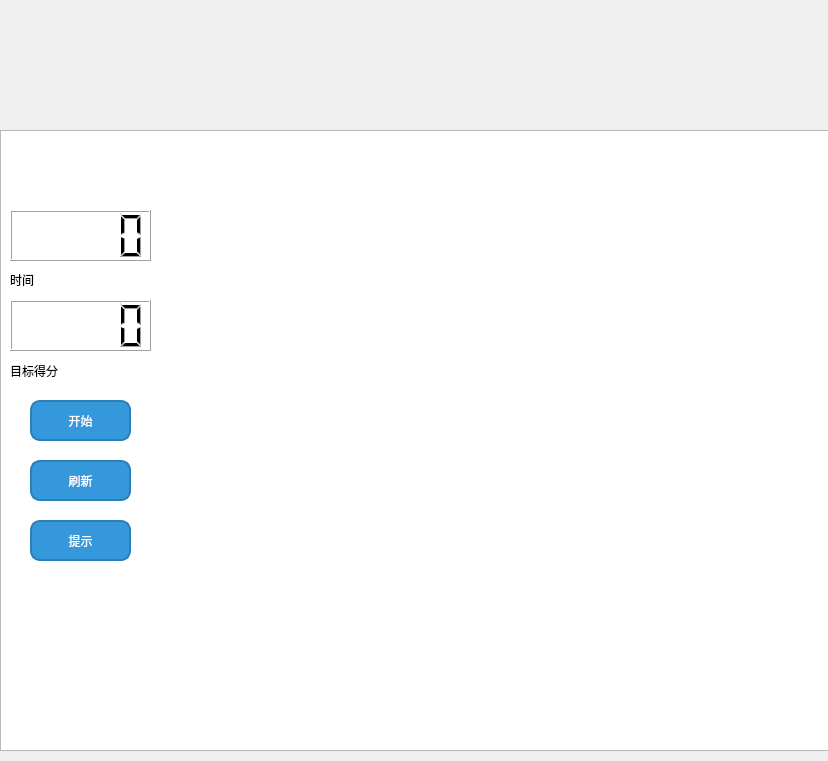
<?xml version="1.0" encoding="UTF-8"?>
<ui version="4.0">
 <class>Play</class>
 <widget class="QWidget" name="Play">
  <property name="geometry">
   <rect>
    <x>0</x>
    <y>0</y>
    <width>828</width>
    <height>761</height>
   </rect>
  </property>
  <property name="windowTitle">
   <string>Form</string>
  </property>
  <widget class="QGraphicsView" name="graphicsView">
   <property name="geometry">
    <rect>
     <x>0</x>
     <y>130</y>
     <width>831</width>
     <height>621</height>
    </rect>
   </property>
   <property name="styleSheet">
    <string notr="true">background-image: url(:/new/prefix1/media/media/board.png);</string>
   </property>
  </widget>
  <widget class="QLabel" name="label">
   <property name="geometry">
    <rect>
     <x>0</x>
     <y>0</y>
     <width>831</width>
     <height>131</height>
    </rect>
   </property>
   <property name="text">
    <string/>
   </property>
   <property name="pixmap">
    <pixmap resource="image.qrc">:/new/prefix1/media/media/pk3.jpeg</pixmap>
   </property>
   <property name="scaledContents">
    <bool>true</bool>
   </property>
  </widget>
  <widget class="QLabel" name="label_2">
   <property name="geometry">
    <rect>
     <x>10</x>
     <y>270</y>
     <width>51</width>
     <height>20</height>
    </rect>
   </property>
   <property name="text">
    <string>时间</string>
   </property>
  </widget>
  <widget class="QLabel" name="label_3">
   <property name="geometry">
    <rect>
     <x>10</x>
     <y>360</y>
     <width>51</width>
     <height>21</height>
    </rect>
   </property>
   <property name="text">
    <string>目标得分</string>
   </property>
  </widget>
  <widget class="QPushButton" name="pushButton">
   <property name="geometry">
    <rect>
     <x>30</x>
     <y>460</y>
     <width>101</width>
     <height>41</height>
    </rect>
   </property>
   <property name="styleSheet">
    <string notr="true">QPushButton {
    background-color: #3498db;    /* 按钮背景色 */
    color: white;                /* 字体颜色 */
    border-radius: 10px;         /* 圆角 */
    border: 2px solid #2980b9;   /* 边框 */
    padding: 5px;                /* 内边距 */
}
QPushButton:hover {
    background-color: #2980b9;   /* 鼠标悬停时背景色 */
}
QPushButton:pressed {
    background-color: #1c5986;   /* 按下时背景色 */
}
</string>
   </property>
   <property name="text">
    <string>刷新</string>
   </property>
  </widget>
  <widget class="QPushButton" name="start">
   <property name="geometry">
    <rect>
     <x>30</x>
     <y>400</y>
     <width>101</width>
     <height>41</height>
    </rect>
   </property>
   <property name="styleSheet">
    <string notr="true">QPushButton {
    background-color: #3498db;    /* 按钮背景色 */
    color: white;                /* 字体颜色 */
    border-radius: 10px;         /* 圆角 */
    border: 2px solid #2980b9;   /* 边框 */
    padding: 5px;                /* 内边距 */
}
QPushButton:hover {
    background-color: #2980b9;   /* 鼠标悬停时背景色 */
}
QPushButton:pressed {
    background-color: #1c5986;   /* 按下时背景色 */
}
</string>
   </property>
   <property name="text">
    <string>开始</string>
   </property>
  </widget>
  <widget class="QPushButton" name="hint">
   <property name="geometry">
    <rect>
     <x>30</x>
     <y>520</y>
     <width>101</width>
     <height>41</height>
    </rect>
   </property>
   <property name="styleSheet">
    <string notr="true">QPushButton {
    background-color: #3498db;    /* 按钮背景色 */
    color: white;                /* 字体颜色 */
    border-radius: 10px;         /* 圆角 */
    border: 2px solid #2980b9;   /* 边框 */
    padding: 5px;                /* 内边距 */
}
QPushButton:hover {
    background-color: #2980b9;   /* 鼠标悬停时背景色 */
}
QPushButton:pressed {
    background-color: #1c5986;   /* 按下时背景色 */
}
</string>
   </property>
   <property name="text">
    <string>提示</string>
   </property>
  </widget>
  <widget class="QLCDNumber" name="lcdNumber">
   <property name="geometry">
    <rect>
     <x>10</x>
     <y>300</y>
     <width>141</width>
     <height>51</height>
    </rect>
   </property>
  </widget>
  <widget class="QLCDNumber" name="ziji">
   <property name="geometry">
    <rect>
     <x>10</x>
     <y>210</y>
     <width>141</width>
     <height>51</height>
    </rect>
   </property>
  </widget>
 </widget>
 <resources>
  <include location="image.qrc"/>
 </resources>
 <connections/>
</ui>
